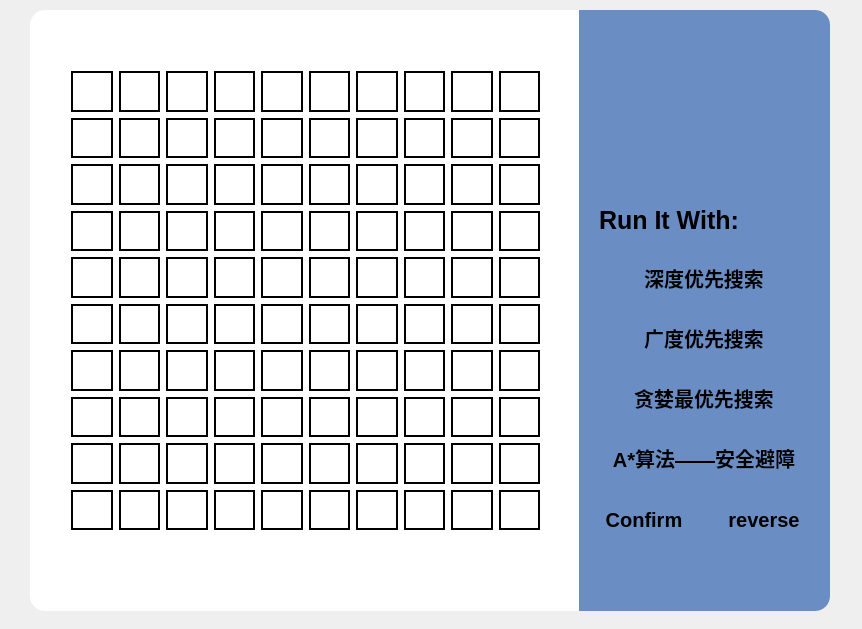
<?xml version="1.0" encoding="UTF-8"?>
<ui version="4.0">
 <class>PathmasterClass</class>
 <widget class="QMainWindow" name="PathmasterClass">
  <property name="geometry">
   <rect>
    <x>0</x>
    <y>0</y>
    <width>862</width>
    <height>629</height>
   </rect>
  </property>
  <property name="windowTitle">
   <string>Pathmaster</string>
  </property>
  <widget class="QWidget" name="centralWidget">
   <widget class="QWidget" name="widget" native="true">
    <property name="geometry">
     <rect>
      <x>30</x>
      <y>10</y>
      <width>551</width>
      <height>601</height>
     </rect>
    </property>
    <property name="styleSheet">
     <string notr="true">background-color:white;

    background-color: white;             /* 背景色为白色 */
           /* 边框为2像素宽的黑色 */
    border-top-left-radius: 15px;        /* 左上角圆角半径为      /* 其他角可以保持不圆 */
    border-bottom-left-radius: 15px;

</string>
    </property>
    <widget class="QWidget" name="widget_2" native="true">
     <property name="geometry">
      <rect>
       <x>30</x>
       <y>50</y>
       <width>491</width>
       <height>481</height>
      </rect>
     </property>
     <property name="styleSheet">
      <string notr="true">QPushButton {
    max-width: 40px;
    max-height: 40px;
    width: 100%;    /* 宽度填充父布局 */
    height: 100%;   /* 高度填充父布局 */
    background-color: white;   /* 按钮背景色设置为白色 */
    border: 2px solid black;
	border-radius:0px;
}
QPushButton:hover {
    background-color: #d2b6a6;    /* 当鼠标悬停时，背景变为浅灰色 */
}

QPushButton:pressed {
    background-color: #cccb8;         /* 当按钮被按下时，背景变为灰色 */
}
QPushButton:disabled {
    background-color: #ccccb8; /* 锁定后颜色 */
}</string>
     </property>
     <layout class="QGridLayout" name="gridLayout_20">
      <item row="0" column="0">
       <layout class="QGridLayout" name="C0">
        <item row="5" column="0">
         <widget class="QPushButton" name="P50">
          <property name="text">
           <string/>
          </property>
         </widget>
        </item>
        <item row="3" column="0">
         <widget class="QPushButton" name="P30">
          <property name="text">
           <string/>
          </property>
         </widget>
        </item>
        <item row="6" column="0">
         <widget class="QPushButton" name="P60">
          <property name="text">
           <string/>
          </property>
         </widget>
        </item>
        <item row="9" column="0">
         <widget class="QPushButton" name="P90">
          <property name="text">
           <string/>
          </property>
         </widget>
        </item>
        <item row="7" column="0">
         <widget class="QPushButton" name="P70">
          <property name="text">
           <string/>
          </property>
         </widget>
        </item>
        <item row="8" column="0">
         <widget class="QPushButton" name="P80">
          <property name="text">
           <string/>
          </property>
         </widget>
        </item>
        <item row="4" column="0">
         <widget class="QPushButton" name="P40">
          <property name="text">
           <string/>
          </property>
         </widget>
        </item>
        <item row="0" column="0">
         <widget class="QPushButton" name="P00">
          <property name="text">
           <string/>
          </property>
         </widget>
        </item>
        <item row="2" column="0">
         <widget class="QPushButton" name="P20">
          <property name="text">
           <string/>
          </property>
         </widget>
        </item>
        <item row="1" column="0">
         <widget class="QPushButton" name="P10">
          <property name="text">
           <string/>
          </property>
         </widget>
        </item>
       </layout>
      </item>
      <item row="0" column="1">
       <layout class="QGridLayout" name="C1">
        <item row="5" column="0">
         <widget class="QPushButton" name="P51">
          <property name="text">
           <string/>
          </property>
         </widget>
        </item>
        <item row="3" column="0">
         <widget class="QPushButton" name="P31">
          <property name="text">
           <string/>
          </property>
         </widget>
        </item>
        <item row="6" column="0">
         <widget class="QPushButton" name="P61">
          <property name="text">
           <string/>
          </property>
         </widget>
        </item>
        <item row="9" column="0">
         <widget class="QPushButton" name="P91">
          <property name="text">
           <string/>
          </property>
         </widget>
        </item>
        <item row="7" column="0">
         <widget class="QPushButton" name="P71">
          <property name="text">
           <string/>
          </property>
         </widget>
        </item>
        <item row="8" column="0">
         <widget class="QPushButton" name="P81">
          <property name="text">
           <string/>
          </property>
         </widget>
        </item>
        <item row="4" column="0">
         <widget class="QPushButton" name="P41">
          <property name="text">
           <string/>
          </property>
         </widget>
        </item>
        <item row="0" column="0">
         <widget class="QPushButton" name="P01">
          <property name="text">
           <string/>
          </property>
         </widget>
        </item>
        <item row="2" column="0">
         <widget class="QPushButton" name="P21">
          <property name="text">
           <string/>
          </property>
         </widget>
        </item>
        <item row="1" column="0">
         <widget class="QPushButton" name="P11">
          <property name="text">
           <string/>
          </property>
         </widget>
        </item>
       </layout>
      </item>
      <item row="0" column="2">
       <layout class="QGridLayout" name="C2">
        <item row="5" column="0">
         <widget class="QPushButton" name="P52">
          <property name="text">
           <string/>
          </property>
         </widget>
        </item>
        <item row="3" column="0">
         <widget class="QPushButton" name="P32">
          <property name="text">
           <string/>
          </property>
         </widget>
        </item>
        <item row="6" column="0">
         <widget class="QPushButton" name="P62">
          <property name="text">
           <string/>
          </property>
         </widget>
        </item>
        <item row="9" column="0">
         <widget class="QPushButton" name="P92">
          <property name="text">
           <string/>
          </property>
         </widget>
        </item>
        <item row="7" column="0">
         <widget class="QPushButton" name="P72">
          <property name="text">
           <string/>
          </property>
         </widget>
        </item>
        <item row="8" column="0">
         <widget class="QPushButton" name="P82">
          <property name="text">
           <string/>
          </property>
         </widget>
        </item>
        <item row="4" column="0">
         <widget class="QPushButton" name="P42">
          <property name="text">
           <string/>
          </property>
         </widget>
        </item>
        <item row="0" column="0">
         <widget class="QPushButton" name="P02">
          <property name="text">
           <string/>
          </property>
         </widget>
        </item>
        <item row="2" column="0">
         <widget class="QPushButton" name="P22">
          <property name="text">
           <string/>
          </property>
         </widget>
        </item>
        <item row="1" column="0">
         <widget class="QPushButton" name="P12">
          <property name="text">
           <string/>
          </property>
         </widget>
        </item>
       </layout>
      </item>
      <item row="0" column="3">
       <layout class="QGridLayout" name="C3">
        <item row="5" column="0">
         <widget class="QPushButton" name="P53">
          <property name="text">
           <string/>
          </property>
         </widget>
        </item>
        <item row="3" column="0">
         <widget class="QPushButton" name="P33">
          <property name="text">
           <string/>
          </property>
         </widget>
        </item>
        <item row="6" column="0">
         <widget class="QPushButton" name="P63">
          <property name="text">
           <string/>
          </property>
         </widget>
        </item>
        <item row="9" column="0">
         <widget class="QPushButton" name="P93">
          <property name="text">
           <string/>
          </property>
         </widget>
        </item>
        <item row="7" column="0">
         <widget class="QPushButton" name="P73">
          <property name="text">
           <string/>
          </property>
         </widget>
        </item>
        <item row="8" column="0">
         <widget class="QPushButton" name="P83">
          <property name="text">
           <string/>
          </property>
         </widget>
        </item>
        <item row="4" column="0">
         <widget class="QPushButton" name="P43">
          <property name="text">
           <string/>
          </property>
         </widget>
        </item>
        <item row="0" column="0">
         <widget class="QPushButton" name="P03">
          <property name="text">
           <string/>
          </property>
         </widget>
        </item>
        <item row="2" column="0">
         <widget class="QPushButton" name="P23">
          <property name="text">
           <string/>
          </property>
         </widget>
        </item>
        <item row="1" column="0">
         <widget class="QPushButton" name="P13">
          <property name="text">
           <string/>
          </property>
         </widget>
        </item>
       </layout>
      </item>
      <item row="0" column="4">
       <layout class="QGridLayout" name="C4">
        <item row="5" column="0">
         <widget class="QPushButton" name="P54">
          <property name="text">
           <string/>
          </property>
         </widget>
        </item>
        <item row="3" column="0">
         <widget class="QPushButton" name="P34">
          <property name="text">
           <string/>
          </property>
         </widget>
        </item>
        <item row="6" column="0">
         <widget class="QPushButton" name="P64">
          <property name="text">
           <string/>
          </property>
         </widget>
        </item>
        <item row="9" column="0">
         <widget class="QPushButton" name="P94">
          <property name="text">
           <string/>
          </property>
         </widget>
        </item>
        <item row="7" column="0">
         <widget class="QPushButton" name="P74">
          <property name="text">
           <string/>
          </property>
         </widget>
        </item>
        <item row="8" column="0">
         <widget class="QPushButton" name="P84">
          <property name="text">
           <string/>
          </property>
         </widget>
        </item>
        <item row="4" column="0">
         <widget class="QPushButton" name="P44">
          <property name="text">
           <string/>
          </property>
         </widget>
        </item>
        <item row="0" column="0">
         <widget class="QPushButton" name="P04">
          <property name="text">
           <string/>
          </property>
         </widget>
        </item>
        <item row="2" column="0">
         <widget class="QPushButton" name="P24">
          <property name="text">
           <string/>
          </property>
         </widget>
        </item>
        <item row="1" column="0">
         <widget class="QPushButton" name="P14">
          <property name="text">
           <string/>
          </property>
         </widget>
        </item>
       </layout>
      </item>
      <item row="0" column="5">
       <layout class="QGridLayout" name="C5">
        <item row="5" column="0">
         <widget class="QPushButton" name="P55">
          <property name="text">
           <string/>
          </property>
         </widget>
        </item>
        <item row="3" column="0">
         <widget class="QPushButton" name="P35">
          <property name="text">
           <string/>
          </property>
         </widget>
        </item>
        <item row="6" column="0">
         <widget class="QPushButton" name="P65">
          <property name="text">
           <string/>
          </property>
         </widget>
        </item>
        <item row="9" column="0">
         <widget class="QPushButton" name="P95">
          <property name="text">
           <string/>
          </property>
         </widget>
        </item>
        <item row="7" column="0">
         <widget class="QPushButton" name="P75">
          <property name="text">
           <string/>
          </property>
         </widget>
        </item>
        <item row="8" column="0">
         <widget class="QPushButton" name="P85">
          <property name="text">
           <string/>
          </property>
         </widget>
        </item>
        <item row="4" column="0">
         <widget class="QPushButton" name="P45">
          <property name="text">
           <string/>
          </property>
         </widget>
        </item>
        <item row="0" column="0">
         <widget class="QPushButton" name="P05">
          <property name="text">
           <string/>
          </property>
         </widget>
        </item>
        <item row="2" column="0">
         <widget class="QPushButton" name="P25">
          <property name="text">
           <string/>
          </property>
         </widget>
        </item>
        <item row="1" column="0">
         <widget class="QPushButton" name="P15">
          <property name="text">
           <string/>
          </property>
         </widget>
        </item>
       </layout>
      </item>
      <item row="0" column="6">
       <layout class="QGridLayout" name="C6">
        <item row="5" column="0">
         <widget class="QPushButton" name="P56">
          <property name="text">
           <string/>
          </property>
         </widget>
        </item>
        <item row="3" column="0">
         <widget class="QPushButton" name="P36">
          <property name="text">
           <string/>
          </property>
         </widget>
        </item>
        <item row="6" column="0">
         <widget class="QPushButton" name="P66">
          <property name="text">
           <string/>
          </property>
         </widget>
        </item>
        <item row="9" column="0">
         <widget class="QPushButton" name="P96">
          <property name="text">
           <string/>
          </property>
         </widget>
        </item>
        <item row="7" column="0">
         <widget class="QPushButton" name="P76">
          <property name="text">
           <string/>
          </property>
         </widget>
        </item>
        <item row="8" column="0">
         <widget class="QPushButton" name="P86">
          <property name="text">
           <string/>
          </property>
         </widget>
        </item>
        <item row="4" column="0">
         <widget class="QPushButton" name="P46">
          <property name="text">
           <string/>
          </property>
         </widget>
        </item>
        <item row="0" column="0">
         <widget class="QPushButton" name="P06">
          <property name="text">
           <string/>
          </property>
         </widget>
        </item>
        <item row="2" column="0">
         <widget class="QPushButton" name="P26">
          <property name="text">
           <string/>
          </property>
         </widget>
        </item>
        <item row="1" column="0">
         <widget class="QPushButton" name="P16">
          <property name="text">
           <string/>
          </property>
         </widget>
        </item>
       </layout>
      </item>
      <item row="0" column="7">
       <layout class="QGridLayout" name="C7">
        <item row="5" column="0">
         <widget class="QPushButton" name="P57">
          <property name="text">
           <string/>
          </property>
         </widget>
        </item>
        <item row="3" column="0">
         <widget class="QPushButton" name="P37">
          <property name="text">
           <string/>
          </property>
         </widget>
        </item>
        <item row="6" column="0">
         <widget class="QPushButton" name="P67">
          <property name="text">
           <string/>
          </property>
         </widget>
        </item>
        <item row="9" column="0">
         <widget class="QPushButton" name="P97">
          <property name="text">
           <string/>
          </property>
         </widget>
        </item>
        <item row="7" column="0">
         <widget class="QPushButton" name="P77">
          <property name="text">
           <string/>
          </property>
         </widget>
        </item>
        <item row="8" column="0">
         <widget class="QPushButton" name="P87">
          <property name="text">
           <string/>
          </property>
         </widget>
        </item>
        <item row="4" column="0">
         <widget class="QPushButton" name="P47">
          <property name="text">
           <string/>
          </property>
         </widget>
        </item>
        <item row="0" column="0">
         <widget class="QPushButton" name="P07">
          <property name="text">
           <string/>
          </property>
         </widget>
        </item>
        <item row="2" column="0">
         <widget class="QPushButton" name="P27">
          <property name="text">
           <string/>
          </property>
         </widget>
        </item>
        <item row="1" column="0">
         <widget class="QPushButton" name="P17">
          <property name="text">
           <string/>
          </property>
         </widget>
        </item>
       </layout>
      </item>
      <item row="0" column="8">
       <layout class="QGridLayout" name="C8">
        <item row="5" column="0">
         <widget class="QPushButton" name="P58">
          <property name="text">
           <string/>
          </property>
         </widget>
        </item>
        <item row="3" column="0">
         <widget class="QPushButton" name="P38">
          <property name="text">
           <string/>
          </property>
         </widget>
        </item>
        <item row="6" column="0">
         <widget class="QPushButton" name="P68">
          <property name="text">
           <string/>
          </property>
         </widget>
        </item>
        <item row="9" column="0">
         <widget class="QPushButton" name="P98">
          <property name="text">
           <string/>
          </property>
         </widget>
        </item>
        <item row="7" column="0">
         <widget class="QPushButton" name="P78">
          <property name="text">
           <string/>
          </property>
         </widget>
        </item>
        <item row="8" column="0">
         <widget class="QPushButton" name="P88">
          <property name="text">
           <string/>
          </property>
         </widget>
        </item>
        <item row="4" column="0">
         <widget class="QPushButton" name="P48">
          <property name="text">
           <string/>
          </property>
         </widget>
        </item>
        <item row="0" column="0">
         <widget class="QPushButton" name="P08">
          <property name="text">
           <string/>
          </property>
         </widget>
        </item>
        <item row="2" column="0">
         <widget class="QPushButton" name="P28">
          <property name="text">
           <string/>
          </property>
         </widget>
        </item>
        <item row="1" column="0">
         <widget class="QPushButton" name="P18">
          <property name="text">
           <string/>
          </property>
         </widget>
        </item>
       </layout>
      </item>
      <item row="0" column="9">
       <layout class="QGridLayout" name="C9">
        <item row="5" column="0">
         <widget class="QPushButton" name="P59">
          <property name="text">
           <string/>
          </property>
         </widget>
        </item>
        <item row="3" column="0">
         <widget class="QPushButton" name="P39">
          <property name="text">
           <string/>
          </property>
         </widget>
        </item>
        <item row="6" column="0">
         <widget class="QPushButton" name="P69">
          <property name="text">
           <string/>
          </property>
         </widget>
        </item>
        <item row="9" column="0">
         <widget class="QPushButton" name="P99">
          <property name="text">
           <string/>
          </property>
         </widget>
        </item>
        <item row="7" column="0">
         <widget class="QPushButton" name="P79">
          <property name="text">
           <string/>
          </property>
         </widget>
        </item>
        <item row="8" column="0">
         <widget class="QPushButton" name="P89">
          <property name="text">
           <string/>
          </property>
         </widget>
        </item>
        <item row="4" column="0">
         <widget class="QPushButton" name="P49">
          <property name="text">
           <string/>
          </property>
         </widget>
        </item>
        <item row="0" column="0">
         <widget class="QPushButton" name="P09">
          <property name="text">
           <string/>
          </property>
         </widget>
        </item>
        <item row="2" column="0">
         <widget class="QPushButton" name="P29">
          <property name="text">
           <string/>
          </property>
         </widget>
        </item>
        <item row="1" column="0">
         <widget class="QPushButton" name="P19">
          <property name="text">
           <string/>
          </property>
         </widget>
        </item>
       </layout>
      </item>
     </layout>
    </widget>
   </widget>
   <widget class="QWidget" name="widget_3" native="true">
    <property name="geometry">
     <rect>
      <x>579</x>
      <y>10</y>
      <width>251</width>
      <height>601</height>
     </rect>
    </property>
    <property name="styleSheet">
     <string notr="true">
QWidget {
   background-color:#6a8dc3;
    border-top-right-radius: 15px;
    border-bottom-right-radius: 15px;
}</string>
    </property>
    <widget class="QWidget" name="widget_4" native="true">
     <property name="geometry">
      <rect>
       <x>0</x>
       <y>190</y>
       <width>251</width>
       <height>361</height>
      </rect>
     </property>
     <property name="minimumSize">
      <size>
       <width>0</width>
       <height>50</height>
      </size>
     </property>
     <property name="styleSheet">
      <string notr="true">QPushButton {
	font-size: 20px;
	font-family: &quot;KaiTi&quot;;
	border-radius:10px;
	font-weight:bold;
}
QPushButton:hover {
    background-color: white;    /* 当鼠标悬停时，背景变为浅灰色#214077 */
}</string>
     </property>
     <widget class="QPushButton" name="shortest">
      <property name="geometry">
       <rect>
        <x>10</x>
        <y>230</y>
        <width>230</width>
        <height>55</height>
       </rect>
      </property>
      <property name="text">
       <string>A*算法——安全避障</string>
      </property>
     </widget>
     <widget class="QPushButton" name="deep">
      <property name="geometry">
       <rect>
        <x>10</x>
        <y>110</y>
        <width>230</width>
        <height>55</height>
       </rect>
      </property>
      <property name="minimumSize">
       <size>
        <width>0</width>
        <height>50</height>
       </size>
      </property>
      <property name="text">
       <string>广度优先搜索</string>
      </property>
     </widget>
     <widget class="QPushButton" name="save">
      <property name="geometry">
       <rect>
        <x>10</x>
        <y>50</y>
        <width>230</width>
        <height>55</height>
       </rect>
      </property>
      <property name="text">
       <string>深度优先搜索</string>
      </property>
     </widget>
     <widget class="QPushButton" name="reverse">
      <property name="geometry">
       <rect>
        <x>130</x>
        <y>300</y>
        <width>110</width>
        <height>40</height>
       </rect>
      </property>
      <property name="styleSheet">
       <string notr="true">QPushButton {
	font-size: 20px;
	font-family: &quot;Consolas&quot;;
	border-radius:10px;
	font-weight:bold;
}
QPushButton:hover {
    background-color: #eaf1ea;    /* 当鼠标悬停时，背景变为浅灰色 */
}</string>
      </property>
      <property name="text">
       <string>reverse</string>
      </property>
     </widget>
     <widget class="QPushButton" name="confirm">
      <property name="geometry">
       <rect>
        <x>10</x>
        <y>300</y>
        <width>110</width>
        <height>40</height>
       </rect>
      </property>
      <property name="styleSheet">
       <string notr="true">QPushButton {
	font-size: 20px;
	font-family: &quot;Consolas&quot;;
	border-radius:10px;
	font-weight:bold;
}
QPushButton:hover {
    background-color: #bbc9e8;    /* 当鼠标悬停时，背景变为浅灰色 */
}</string>
      </property>
      <property name="text">
       <string>Confirm</string>
      </property>
     </widget>
     <widget class="QPushButton" name="greedy">
      <property name="geometry">
       <rect>
        <x>10</x>
        <y>170</y>
        <width>230</width>
        <height>55</height>
       </rect>
      </property>
      <property name="text">
       <string>贪婪最优先搜索</string>
      </property>
     </widget>
     <widget class="QLabel" name="label">
      <property name="geometry">
       <rect>
        <x>20</x>
        <y>0</y>
        <width>211</width>
        <height>41</height>
       </rect>
      </property>
      <property name="styleSheet">
       <string notr="true">font-size:25px;
font-family: &quot;Consolas&quot;;
font-weight:bold;</string>
      </property>
      <property name="text">
       <string>Run It With:</string>
      </property>
     </widget>
    </widget>
    <widget class="QPushButton" name="pushButton">
     <property name="geometry">
      <rect>
       <x>200</x>
       <y>10</y>
       <width>41</width>
       <height>41</height>
      </rect>
     </property>
     <property name="styleSheet">
      <string notr="true">QPushButton {
	border-radius: 20px;
}
QPushButton:hover {
    background-color: rgb(58,91,102);    /* 当鼠标悬停时，背景变为浅灰色 */
}
</string>
     </property>
     <property name="text">
      <string/>
     </property>
     <property name="icon">
      <iconset resource="Pathmaster.qrc">
       <normaloff>:/Pathmaster/icons8-multiply-90.png</normaloff>:/Pathmaster/icons8-multiply-90.png</iconset>
     </property>
     <property name="iconSize">
      <size>
       <width>40</width>
       <height>40</height>
      </size>
     </property>
    </widget>
    <widget class="QWidget" name="widget_5" native="true">
     <property name="geometry">
      <rect>
       <x>20</x>
       <y>70</y>
       <width>221</width>
       <height>71</height>
      </rect>
     </property>
     <property name="styleSheet">
      <string notr="true">image: url(:/Pathmaster/lo.png);</string>
     </property>
    </widget>
   </widget>
  </widget>
 </widget>
 <layoutdefault spacing="6" margin="11"/>
 <resources>
  <include location="Pathmaster.qrc"/>
 </resources>
 <connections>
  <connection>
   <sender>pushButton</sender>
   <signal>clicked()</signal>
   <receiver>PathmasterClass</receiver>
   <slot>close()</slot>
   <hints>
    <hint type="sourcelabel">
     <x>806</x>
     <y>36</y>
    </hint>
    <hint type="destinationlabel">
     <x>850</x>
     <y>13</y>
    </hint>
   </hints>
  </connection>
 </connections>
</ui>
